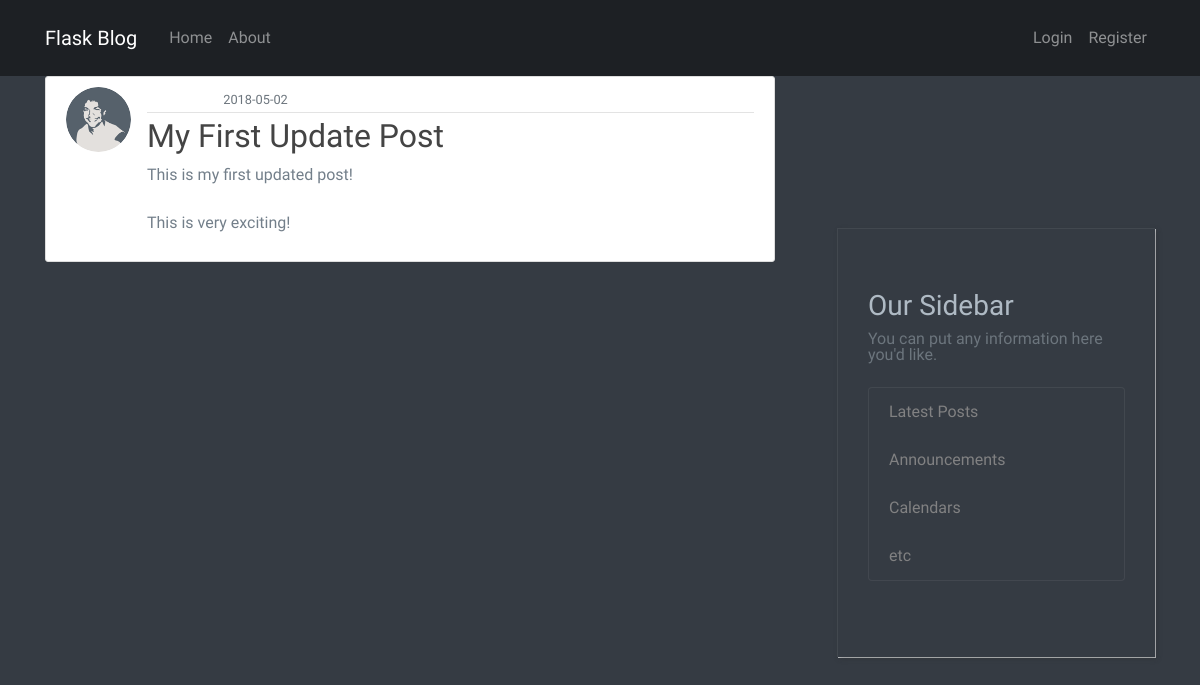
/post/1, run on the app's committed database.
### flaskblog/models.py (models this page shows, shortened)
class User(db.Model, UserMixin):
    id = db.Column(db.Integer, primary_key=True)
    username = db.Column(db.String(20), unique=True, nullable=False)
    email = db.Column(db.String(120), unique=True, nullable=False)
    image_file = db.Column(db.String(20), nullable=False, default='default.jpg')
    password = db.Column(db.String(60), nullable=False)
    posts = db.relationship('Post', backref='author', lazy=True)

class Post(db.Model):
    id = db.Column(db.Integer, primary_key=True)
    title = db.Column(db.String(100), nullable=False)
    date_posted = db.Column(db.DateTime, nullable=False, default=datetime.utcnow)
    content = db.Column(db.Text, nullable=False)
    user_id = db.Column(db.Integer, db.ForeignKey('user.id'), nullable=False)

### flaskblog/posts/routes.py (the view)
@posts.route("/post/<int:post_id>")
def post(post_id):
    post = Post.query.get_or_404(post_id)
    return render_template('post.html', title=post.title, post=post)

### flaskblog/templates/post.html (shortened to what this page needs)
{% extends "layout.html" %}
{% block content %}
  <article class="media content-section">
    <img class="rounded-circle article-img" src="{{ url_for('static', filename='profile_pics/' + post.author.image_file) }}">
    <div class="media-body">
      <div class="article-metadata">
        <a class="mr-2" href="{{ url_for('users.user_posts', username=post.author.username) }}">{{ post.author.username }}</a>
        <small class="text-muted">{{ post.date_posted.strftime('%Y-%m-%d') }}</small>
      </div>
      <h2 class="article-title">{{ post.title }}</h2>
      <p class="article-content">{{ post.content }}</p>
    </div>
  </article>
{% endblock content %}

### flaskblog/static/css/style.css (style rules this page uses)
html { background-color: #353b43; color: #737f8a; }
body { background-color: #353b43; font-family: "Anaheim", sans-serif; color: #737f8a; -webkit-font-smoothing: antialiased; position: relative; }
h1, h2, h3, h4, h5, h6 { font-weight: 400; font-family: "Quattrocento Sans", sans-serif; color: #afbac4; }
p { font-family: "Quattrocento Sans", sans-serif; }
a { color: #fff; transition: all 0.3s ease-in 0s; }
a, a:focus, a:hover { text-decoration: none; outline: 0; }
a { transition: all 0.2s ease-in 0s; }

### flaskblog/static/css/custom.css (style rules this page uses)
.text-muted { color: #6c757d !important; line-height: 1em; padding-bottom: 0.54em; }

### flaskblog/static/main.css (style rules this page uses)
body { background: #353B43; color: #737f8a; }
h1, h2, h3, h4, h5, h6 { font-weight: 400; font-family: "Quattrocento Sans", sans-serif; color: #afbac4; }
.content-section { background: #ffffff; padding: 10px 20px; border: 1px solid #dddddd; border-radius: 3px; margin-bottom: 20px; }
.article-title { color: #444444; }
.article-content { white-space: pre-line; }
.article-img { height: 65px; width: 65px; margin-right: 16px; }
.article-metadata { padding-bottom: 1px; margin-bottom: 4px; border-bottom: 1px solid #e3e3e3 }

### data on the page
User: image_file (picture)
Post: date_posted "2018-05-02", title "My First Update Post", content "This is my first updated post! This is very exciting!"
